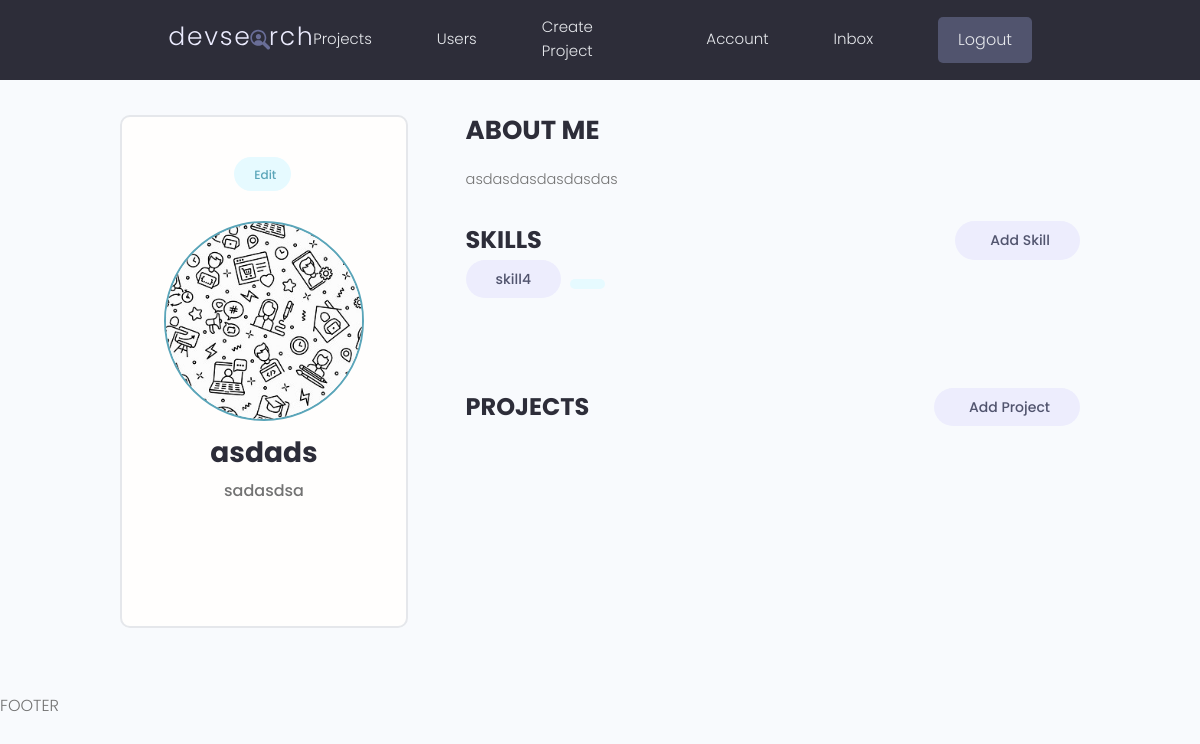
/users/account/ (signed in), run on the app's committed database.
### users/models.py (models this page shows, shortened)
class Profile(models.Model):
    user = models.OneToOneField(User, on_delete=models.CASCADE, null=True, blank=True)
    name = models.CharField(max_length=200, null=True, blank=True)
    email = models.EmailField(max_length=500, null=True, blank=True)
    username = models.CharField(max_length=200, null=True, blank=True)
    user_info = models.CharField(max_length=200, null=True, blank=True)
    user_bio = models.TextField(null=True, blank=True)
    profile_picture = models.ImageField(null=True, blank=True, upload_to='profiles/', default="profiles/user_default.jpg")
    user_website = models.CharField(max_length=200, null=True, blank=True)
    created = models.DateTimeField(auto_now_add=True)
    id = models.UUIDField(default=uuid.uuid4, unique=True, primary_key=True, editable=False)

class Skill(models.Model):
    owner = models.ForeignKey(Profile, on_delete=models.CASCADE, null=True, blank=True)
    name = models.CharField(max_length=200, null=True, blank=True)
    description = models.TextField(null=True, blank=True)
    id = models.UUIDField(default=uuid.uuid4, unique=True, primary_key=True, editable=False)
    def __str__(self):
        return str(self.name)

### users/views.py (the view)
# urls.py: path('account/', views.userAccount, name="account"),
@login_required(login_url='login')
def userAccount(request):
    profile = request.user.profile
    skills = profile.skill_set.all()
    projects = profile.project_set.all()
    context = {'profile': profile, 'skills': skills, 'projects': projects}
    return render(request, 'users/account.html', context)

### users/templates/users/account.html (shortened to what this page needs)
<!DOCTYPE html>
<html lang="en">
<head>
</head>
<body>
{% extends 'main.html' %}
{% load static %}
{% block content %}
  <main class="settingsPage profile my-md">
    <div class="container">
      <div class="layout">
        <div class="column column--1of3">
          <div class="card text-center">
            <div class="card__body dev">
              <a class="tag tag--pill tag--main settings__btn" href="{% url 'edit-account' %}"> Edit</a>
              <img class="avatar avatar--xl dev__avatar" src="{{profile.profile_picture.url}}" />
              <h2 class="dev__name">{{profile.name}}</h2>
              <p class="dev__title">{{profile.user_info}}</p>
              <ul class="dev__social">
              </ul>
            </div>
          </div>
        </div>
        <div class="column column--2of3">
          <div class="devInfo">
            <h3 class="devInfo__title">About Me</h3>
            <p class="devInfo__about">
              {{profile.user_bio}}
            </p>
          </div>
          <div class="settings">
            <h3 class="settings__title">Skills</h3>
            <a class="tag tag--pill tag--sub settings__btn tag--lg" href="{% url 'create-skill' %}"> Add Skill</a>
          </div>
          <table class="settings__table">
                {% for skill in skills %}
                <span class="tag tag--pill tag--sub tag--lg">
                  <small>{{skill}}</small>
                </span>
                <span>
                  <a class="tag tag--pill tag--main settings__btn" href="{% url 'delete-skill' skill.id %}"></a>
                </span>
                {% endfor %}
          </table>
          <div class="settings">
            <h3 class="settings__title">Projects</h3>
            <a class="tag tag--pill tag--sub settings__btn tag--lg" href="{% url 'create_project' %}"> Add Project</a>
          </div>
        </div>
      </div>
    </div>
  </main>
{% endblock %}

### static/styles/app.css (style rules this page uses)
:root { --color-sub: #2d2d39; }
.card { border: 2px solid var(--color-light); }
img { width: 100%; }
.profile .card > .dev { padding: 4rem; }
.dev__avatar { display: block; margin: auto; }
.dev__name { color: var(--color-sub); font-size: 2.8rem; font-weight: 700; margin-top: 1rem; margin-bottom: 0.5rem; }
.dev__title { font-size: 1.6rem; font-weight: 500; line-height: 1.3; }
.dev__social { margin: 3rem 0; list-style: none; display: flex; justify-content: center; gap: 1.5rem; }
.devInfo { margin-bottom: 3rem; }
.devInfo__title, .devInfo__subtitle { font-size: 2.6rem; color: var(--color-sub); text-transform: uppercase; font-weight: 700; margin-bottom: 1.5rem; }
.devInfo__about, .devSkill__info { font-size: 1.45rem; line-height: 1.7; text-align: justify; }
.settingsPage .dev > .settings__btn { display: inline-block; margin-bottom: 3rem; }
.settings { display: flex; justify-content: space-between; align-items: center; }
.settings__title { font-size: 2.4rem; text-transform: uppercase; font-weight: 700; color: var(--color-sub); }
.settings__table { margin-top: 3rem; margin-bottom: 5rem; padding: 0 3rem; background: var(--color-white); }

### static/uikit/styles/modules/_variables.css (style rules this page uses)
:root { --color-main: #5aa5b9; --color-main-light: #e6faff; --color-sub: #3f4156; --color-sub-light: #51546e; --color-sub-lighter: #ededfd; --color-text: #737373; --color-gray: #8b8b8b; --color-light: #e5e7eb; --color-light-gray: #767676; --color-bg: #f8fafd; --color-white: #fffefd; --color-white-light: #f3f3f3; --color-success: #359e64; --color-success-bg: #def8e8; --color-error: #fc4b0b; --color-error-bg: #fff2ee; --font-base: 'Poppins', arial, helvetica, 'Segoe UI', roboto, ubuntu, sans-serif; --font-monospace: 'Fira Code', 'Courier New', courier, monospace; --font-regular: 300; --font-medium: 500; --font-bold: 700; --generic-shadow: 1px 1px 5px #00000010; --generic-transition: all 0.3s ease-in-out; }

### static/uikit/styles/modules/_base.css (style rules this page uses)
* { margin: 0; padding: 0; box-sizing: border-box; text-rendering: optimizeLegibility; color: inherit; font-size: inherit; }
html { font-size: 50%; }
@media only screen and (min-width: 480px) { html { font-size: 56.25%; } }
@media only screen and (min-width: 1200px) { html { font-size: 62.5%; } }
body { line-height: 1.6; font-weight: 400; font-size: 1.5rem; color: var(--color-text); background-color: var(--color-bg); min-height: 100vh; }

### static/uikit/styles/modules/_typography.css (style rules this page uses)
* { font-family: var(--font-base); }
h2 { font-size: 3.6rem; font-weight: var(--font-bold); }
h3 { font-size: 3.2rem; font-weight: var(--font-medium); }
p, span, strong { font-size: 1.6rem; color: var(--color-text); font-weight: var(--font-regular); }
a { padding-bottom: 2px; text-decoration: none; display: inline-block; color: var(--color-main); font-weight: var(--font-medium); }

### static/uikit/styles/modules/_utilities.css (style rules this page uses)
.container { width: 92%; max-width: 165rem; margin: 0 auto; box-sizing: border-box; }
@media screen and (min-width: 1000px) { .container { width: 90%; } }
@media screen and (min-width: 1200px) { .container { width: 80%; } }
.text-center { text-align: center; }
.my-md { margin: 3rem auto; }

### static/uikit/styles/modules/_avatar.css (style rules this page uses)
.avatar { border-radius: 50%; border: 2px solid var(--color-main); object-fit: cover; }
.avatar--xl { height: 20rem; width: 20rem; }

### static/uikit/styles/modules/_card.css (style rules this page uses)
.card { border-radius: 1rem; background-color: var(--color-white); border: 1.5px solid var(--color-light); width: auto; height: auto; margin-top: 0.5rem; margin-bottom: 0.5rem; overflow: hidden; }
.card__body, .card__header { padding: 2rem 2.5rem; }

### static/uikit/styles/modules/_tag.css (style rules this page uses)
.tag { display: inline-flex; align-items: center; background-color: var(--color-sub); height: -webkit-fit-content; height: -moz-fit-content; height: fit-content; width: -webkit-fit-content; width: -moz-fit-content; width: fit-content; border-radius: 0.5rem; padding: 0.5rem 1.5rem; font-size: 1.2rem; cursor: pointer; }
.tag:not(:last-child) { margin-right: 0.25rem; margin-bottom: 0.75rem; }
.tag > small { color: var(--color-white); }
.tag--pill { border-radius: 5rem; }
.tag--main, .tag--main > small { background: var(--color-main-light); color: var(--color-main); font-weight: 500; }
.tag--sub, .tag--sub > small { background: var(--color-sub-lighter); color: var(--color-sub-light); font-weight: 500; }
.tag--lg { padding: 0.8rem 3rem; font-size: 1.4rem; }
.tag--lg:not(:last-child) { margin-right: 0.5rem; margin-bottom: 1rem; }

### static/uikit/styles/modules/_layout.css (style rules this page uses)
.layout { display: flex; flex-flow: row wrap; justify-content: space-between; }
.layout > .column { margin-bottom: 3rem; }
.layout > .column.column--1of3 { flex-basis: 30%; }
.layout > .column.column--2of3 { flex-basis: 64%; }

### data on the page
Profile: profile_picture (placeholder picture), name "asdads", user_info "sadasdsa", user_bio "asdasdasdasdasdas"
Skill: name "skill4"
